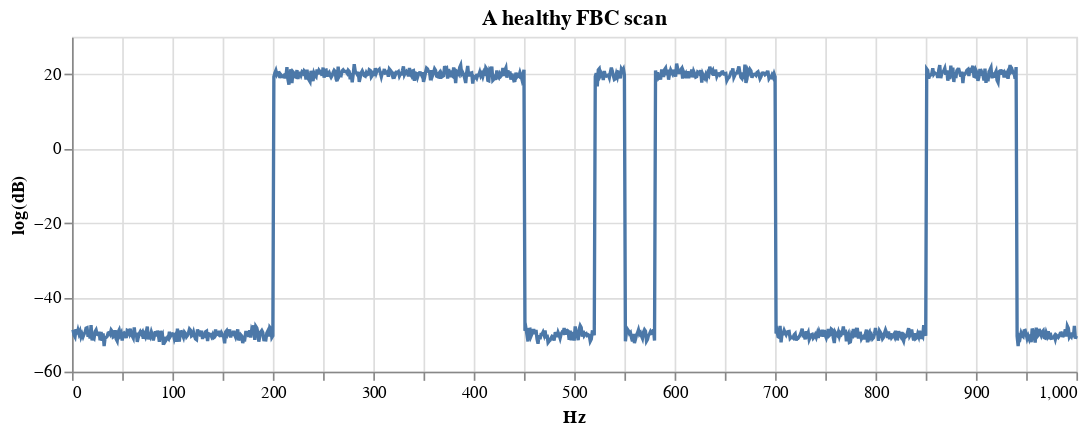

The code cell stored with this chart in its notebook:
### Markdown cell above
# Identifying root causes of signal anomalies in a network

In this notebook, idendrogram capabilities are used to illustrate how having an interactive dendrogram can useful in analysing hierarchical clustering results in a setting of detecting anomalies in a telecommunications network.

## FBC 101

Full-band-capture (FBC) is a spectrum analysis technology that allows capturing signal strength across the frequency spectrum at end-consumer devices. It is employed by telecommunications companies to remotely identify network impairment issues that may be impacting the quality of cable TV or internet for their customers. You can learn more about in a [great intro post by Ron Hranac](https://broadbandlibrary.com/full-band-capture-revisited/). 

Here's a quick visual introduction to FBC scans (x-axis is frequency (Hz), y-axis is signal strength (log(dB)).

A healthy FBC scan will look something like this - with signal present at certain frequencies and no signal at others (they could be reserved for other purposes - e.g. radio or simply not used by the provider), with a bit of noise everywhere.

### Code cell
h_signal = pd.DataFrame(
    {
    'log(dB)': signals[0,],
    'Hz': x_plot_labels
    }
)
alt.Chart(h_signal).mark_line().encode(
    x='Hz', y='log(dB)'
).properties(width=600, height=200, title='A healthy FBC scan')

### Figure 1 — Vega-Lite specification as saved in the notebook (floating-point values rounded to 4 significant figures; data arrays with more than 128 entries replaced by an {"elided": "..."} marker saying what was removed)
{"config": {"view": {"continuousWidth": 300, "continuousHeight": 300}}, "data": {"name": "data-8576a5ab627a376aba1ba10ba06cf810"}, "mark": {"type": "line"}, "encoding": {"x": {"field": "Hz", "type": "quantitative"}, "y": {"field": "log(dB)", "type": "quantitative"}}, "height": 200, "title": "A healthy FBC scan", "width": 600, "$schema": "https://vega.github.io/schema/vega-lite/v5.8.0.json", "datasets": {"data-8576a5ab627a376aba1ba10ba06cf810": {"elided": "1000 records"}}}
